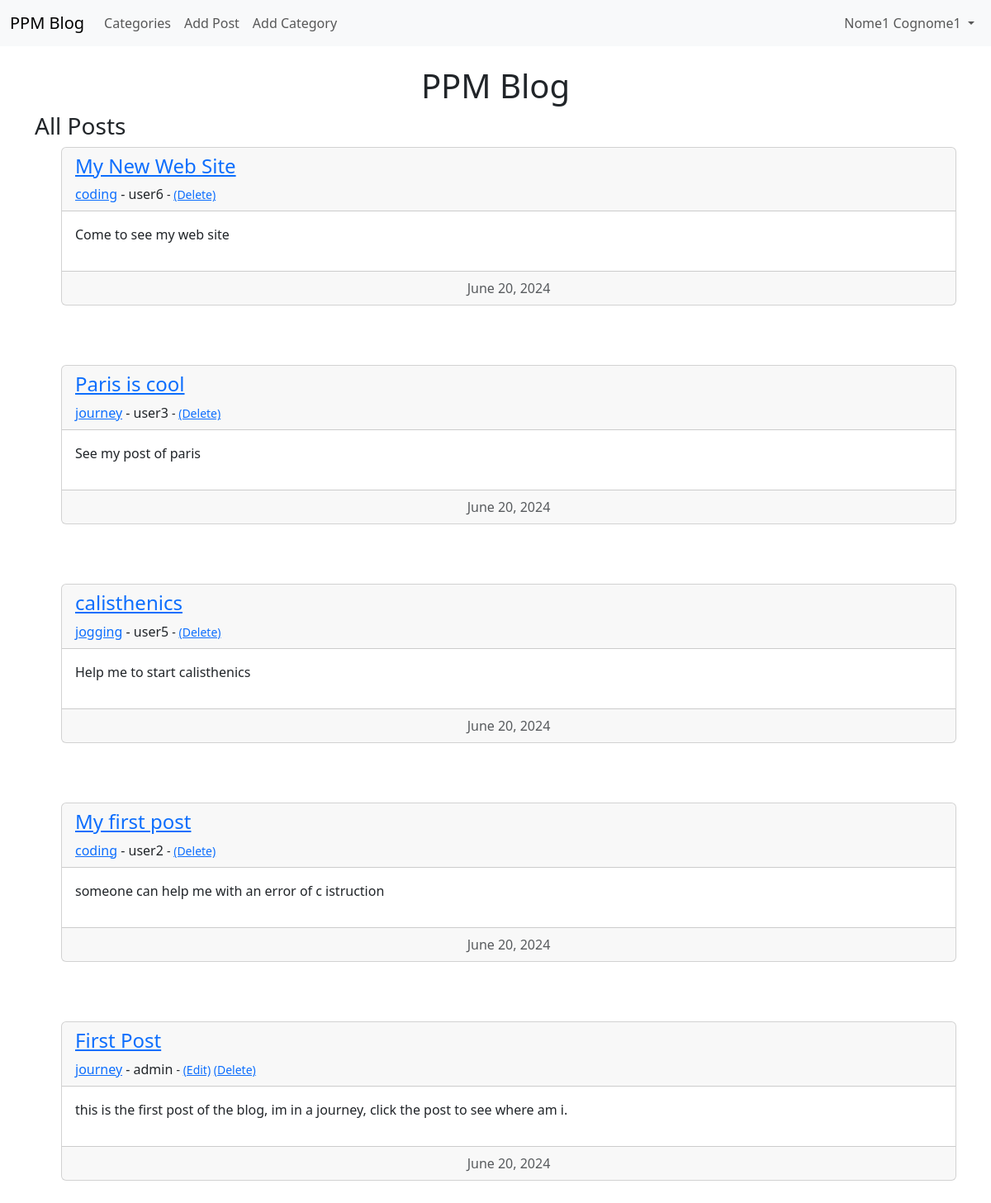
The app's page / (signed in) with its own data.
### theblog/models.py (models this page shows, shortened)
class Post(models.Model):
    title = models.CharField(max_length=255)
    header_image = models.ImageField(null=True, blank=True, upload_to="images/")
    title_tag = models.CharField(max_length=255)
    author = models.ForeignKey(User, on_delete=models.CASCADE)
    body = RichTextField(blank=True, null=True)
    post_date = models.DateField(auto_now_add=True)
    category = models.CharField(max_length=255, default='uncategory')
    snippet = models.CharField(max_length=255, default='Click Link Above To Read Blog Post...')
    likes = models.ManyToManyField(User, related_name='blog_posts')
    unlikes = models.ManyToManyField(User, related_name='blog_posts_u')

### theblog/views.py (the view)
# urls.py: path('', HomeView.as_view(), name='home'),
class HomeView(ListView):
    model = Post
    template_name = 'home.html'
    category = Category.objects.all()
    ordering = ['-post_date', '-id']
    def get_context_data(self, *args, **kwargs):
        category_menu = Category.objects.all()
        context = super(HomeView, self).get_context_data(*args, **kwargs)
        context["category_menu"] = category_menu
        return context

### theblog/templates/home.html
{% extends 'base.html' %}
{% block content %}
    <h1 style="text-align: center">PPM Blog</h1>
    <h3>All Posts</h3>
    <ul>
    {% for post in object_list %}
    	<li style="list-style-type: none">
            <div class="card">
              <div class="card-header">
                  <h4><a href="{% url 'article-detail' post.pk %}">{{ post.title }}</a></h4>
                  <a href="{% url 'category' post.category|slugify %}">{{ post.category }}</a>
                - {{ post.author.username }}
                {% if user.is_authenticated %}
                    {% if user.id == post.author.id %}
                        <small>
                        - <a href="{% url 'update_post' post.pk %}">(Edit)</a>
                        <a href="{% url 'delete_post' post.pk %}">(Delete)</a>
                        </small>
                    {% elif user.is_superuser %}
                        <small>
                        - <a href="{% url 'delete_post' post.pk %}">(Delete)</a>
                        </small>
                    {% endif %}
                {% endif %}
              </div>
              <div class="card-body">
                <p>{{ post.snippet | slice:":500" | safe}}</p>
              </div>
              <div class="card-footer text-body-secondary text-center">
                {{ post.post_date }}
              </div>
            </div>
            <br/><br/><br/>
        </li>
    {% endfor %}
    </ul>
{% endblock %}

### theblog/templates/base.html (shortened to what this page needs)
<!doctype html>
<html lang="en">
  <head>
    <link href="https://cdn.jsdelivr.net/npm/bootstrap@5.3.3/dist/css/bootstrap.min.css" rel="stylesheet">
  </head>
  <body>
      <nav class="navbar navbar-expand-lg bg-body-tertiary">
      <div class="container-fluid">
        <a class="navbar-brand" href="{% url 'home' %}">PPM Blog</a>
        <div class="collapse navbar-collapse" id="navbarSupportedContent">
          <ul class="navbar-nav me-auto mb-2 mb-lg-0">
                <li class="nav-item">
                      <a class="nav-link" href="{% url 'category_list' %}">Categories</a>
                  </li>
              {% if user.is_authenticated %}
                  <li class="nav-item">
                      <a class="nav-link" href="{% url 'add_post' %}">Add Post</a>
                  </li>
                  {% if user.username == 'admin' %}
                  <li class="nav-item">
                      <a class="nav-link" href="{% url 'add_category' %}">Add Category</a>
                  </li>
                  {% endif %}
              {% endif %}
          </ul>
          {% if user.is_authenticated %}
              <ul class="navbar-nav ml.auto">
                <li class="nav-item dropdown">
                      <a class="nav-link dropdown-toggle" href="#" role="button" data-bs-toggle="dropdown" aria-expanded="false">
                          {{ user.first_name }} {{ user.last_name }}
                      </a>
                  </li>
              </ul>
        {% endif %}
        </div>
      </div>
    </nav>
      <br/>
      <div class="container">
        {% block content %}
        {% endblock %}
      </div>
  </body>
</html>

### records on screen
Post: title "My New Web Site", category "coding", author.username "user6", shows "(Delete)", snippet "Come to see my web site", post_date "June 20, 2024"
Post: title "Paris is cool", category "journey", author.username "user3", shows "(Delete)", snippet "See my post of paris", post_date "June 20, 2024"
Post: title "calisthenics", category "jogging", author.username "user5", shows "(Delete)", snippet "Help me to start calisthenics", post_date "June 20, 2024"
Post: title "My first post", category "coding", author.username "user2", shows "(Delete)", snippet "someone can help me with an error of c istruction", post_date "June 20, 2024"
Post: title "First Post", category "journey", author.username "admin", shows "(Edit)", snippet "this is the first post of the blog, im in a journey, click the post to see where am i.", post_date "June 20, 2024"

### other values on screen
{{ user.first_name }} "Nome1"
{{ user.last_name }} "Cognome1"
